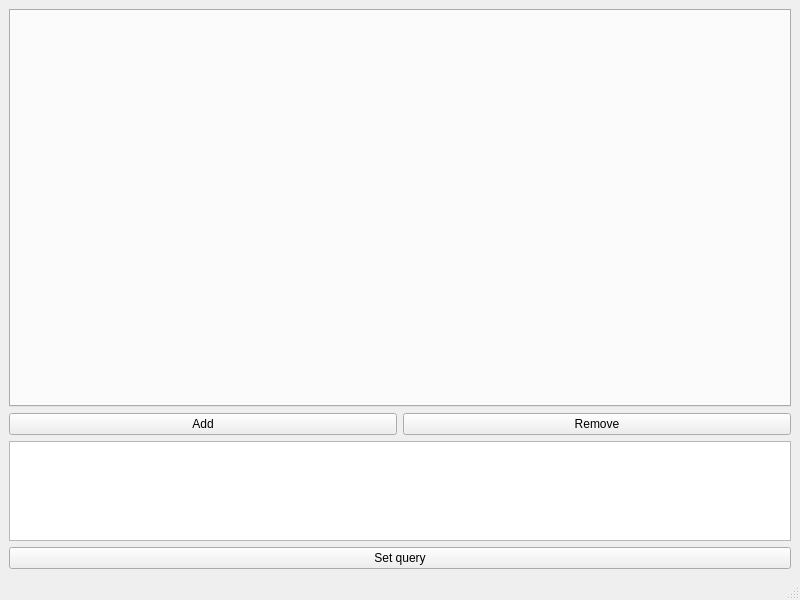
<?xml version="1.0" encoding="UTF-8"?>
<ui version="4.0">
 <class>MainWindow</class>
 <widget class="QMainWindow" name="MainWindow">
  <property name="geometry">
   <rect>
    <x>0</x>
    <y>0</y>
    <width>800</width>
    <height>600</height>
   </rect>
  </property>
  <property name="windowTitle">
   <string>SQL_LAB4</string>
  </property>
  <widget class="QWidget" name="centralwidget">
   <layout class="QVBoxLayout" name="verticalLayout_2">
    <item>
     <widget class="QTabWidget" name="tables_tw">
      <property name="currentIndex">
       <number>-1</number>
      </property>
     </widget>
    </item>
    <item>
     <layout class="QHBoxLayout" name="horizontalLayout">
      <item>
       <widget class="QPushButton" name="add_pb">
        <property name="text">
         <string>Add</string>
        </property>
       </widget>
      </item>
      <item>
       <widget class="QPushButton" name="remove_pb">
        <property name="text">
         <string>Remove</string>
        </property>
       </widget>
      </item>
     </layout>
    </item>
    <item>
     <layout class="QVBoxLayout" name="verticalLayout">
      <item>
       <widget class="QTextEdit" name="queryText_te">
        <property name="sizePolicy">
         <sizepolicy hsizetype="Preferred" vsizetype="Maximum">
          <horstretch>0</horstretch>
          <verstretch>0</verstretch>
         </sizepolicy>
        </property>
        <property name="maximumSize">
         <size>
          <width>16777215</width>
          <height>100</height>
         </size>
        </property>
       </widget>
      </item>
      <item>
       <widget class="QPushButton" name="setQuery_pb">
        <property name="text">
         <string>Set query</string>
        </property>
       </widget>
      </item>
     </layout>
    </item>
   </layout>
  </widget>
  <widget class="QMenuBar" name="menubar">
   <property name="geometry">
    <rect>
     <x>0</x>
     <y>0</y>
     <width>800</width>
     <height>23</height>
    </rect>
   </property>
  </widget>
  <widget class="QStatusBar" name="statusbar"/>
 </widget>
 <resources/>
 <connections/>
</ui>
